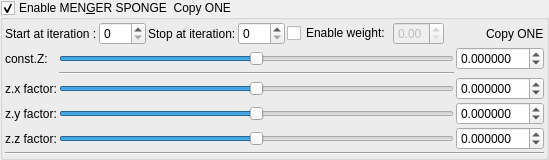
    <widget class="MyGroupBox" name="groupCheck_transform_mengerSponge1_enabled">
     <property name="title">
      <string>Enable MEN&amp;GER SPONGE  Copy ONE</string>
     </property>
     <property name="checkable">
      <bool>true</bool>
     </property>
     <layout class="QVBoxLayout" name="verticalLayout_26" stretch="0,0,0">
      <property name="spacing">
       <number>2</number>
      </property>
      <property name="leftMargin">
       <number>2</number>
      </property>
      <property name="topMargin">
       <number>2</number>
      </property>
      <property name="rightMargin">
       <number>2</number>
      </property>
      <property name="bottomMargin">
       <number>2</number>
      </property>
      <item>
       <layout class="QGridLayout" name="gridLayout_25">
        <item row="0" column="0">
         <widget class="QLabel" name="label_80">
          <property name="text">
           <string>Start at iteration :</string>
          </property>
         </widget>
        </item>
        <item row="0" column="3">
         <widget class="MySpinBox" name="spinboxInt_transform_mengerSponge1_stop_iterations">
          <property name="sizePolicy">
           <sizepolicy hsizetype="Minimum" vsizetype="Maximum">
            <horstretch>0</horstretch>
            <verstretch>0</verstretch>
           </sizepolicy>
          </property>
          <property name="maximum">
           <number>250</number>
          </property>
         </widget>
        </item>
        <item row="0" column="1">
         <widget class="MySpinBox" name="spinboxInt_transform_mengerSponge1_start_iterations">
          <property name="sizePolicy">
           <sizepolicy hsizetype="Minimum" vsizetype="Maximum">
            <horstretch>0</horstretch>
            <verstretch>0</verstretch>
           </sizepolicy>
          </property>
          <property name="minimum">
           <number>0</number>
          </property>
          <property name="maximum">
           <number>250</number>
          </property>
          <property name="value">
           <number>0</number>
          </property>
         </widget>
        </item>
        <item row="0" column="2">
         <widget class="QLabel" name="label_81">
          <property name="text">
           <string>Stop at iteration:</string>
          </property>
         </widget>
        </item>
        <item row="0" column="9">
         <widget class="QLabel" name="label_120">
          <property name="text">
           <string>Copy ONE</string>
          </property>
         </widget>
        </item>
        <item row="0" column="7">
         <widget class="MyDoubleSpinBox" name="spinbox_transform_mengerSponge1_weight">
          <property name="enabled">
           <bool>false</bool>
          </property>
          <property name="sizePolicy">
           <sizepolicy hsizetype="Minimum" vsizetype="Maximum">
            <horstretch>0</horstretch>
            <verstretch>0</verstretch>
           </sizepolicy>
          </property>
          <property name="decimals">
           <number>2</number>
          </property>
          <property name="minimum">
           <double>0.000000000000000</double>
          </property>
          <property name="maximum">
           <double>1.000000000000000</double>
          </property>
          <property name="singleStep">
           <double>0.100000000000000</double>
          </property>
         </widget>
        </item>
        <item row="0" column="8">
         <spacer name="horizontalSpacer_13">
          <property name="orientation">
           <enum>Qt::Horizontal</enum>
          </property>
          <property name="sizeHint" stdset="0">
           <size>
            <width>40</width>
            <height>20</height>
           </size>
          </property>
         </spacer>
        </item>
        <item row="0" column="6">
         <widget class="QCheckBox" name="checkBox_transform_mengerSponge1_weight_enabled">
          <property name="text">
           <string>Enable weight:</string>
          </property>
         </widget>
        </item>
       </layout>
      </item>
      <item>
       <layout class="QGridLayout" name="gridLayout_33">
        <property name="spacing">
         <number>2</number>
        </property>
        <item row="4" column="1">
         <widget class="QLabel" name="label_59">
          <property name="text">
           <string>z.z factor:</string>
          </property>
         </widget>
        </item>
        <item row="4" column="2">
         <widget class="QSlider" name="slider3_transform_mengerSponge1_factorConstantVect_z">
          <property name="sizePolicy">
           <sizepolicy hsizetype="Expanding" vsizetype="Maximum">
            <horstretch>0</horstretch>
            <verstretch>0</verstretch>
           </sizepolicy>
          </property>
          <property name="minimum">
           <number>-5000000</number>
          </property>
          <property name="maximum">
           <number>5000000</number>
          </property>
          <property name="singleStep">
           <number>1</number>
          </property>
          <property name="orientation">
           <enum>Qt::Horizontal</enum>
          </property>
         </widget>
        </item>
        <item row="2" column="3">
         <widget class="MyDoubleSpinBox" name="spinbox3_transform_mengerSponge1_factorConstantVect_x">
          <property name="sizePolicy">
           <sizepolicy hsizetype="Minimum" vsizetype="Maximum">
            <horstretch>0</horstretch>
            <verstretch>0</verstretch>
           </sizepolicy>
          </property>
          <property name="prefix">
           <string/>
          </property>
          <property name="suffix">
           <string/>
          </property>
          <property name="decimals">
           <number>6</number>
          </property>
          <property name="minimum">
           <double>-99.989999999999995</double>
          </property>
          <property name="maximum">
           <double>99.989999999999995</double>
          </property>
          <property name="singleStep">
           <double>0.100000000000000</double>
          </property>
         </widget>
        </item>
        <item row="3" column="3">
         <widget class="MyDoubleSpinBox" name="spinbox3_transform_mengerSponge1_factorConstantVect_y">
          <property name="sizePolicy">
           <sizepolicy hsizetype="Minimum" vsizetype="Maximum">
            <horstretch>0</horstretch>
            <verstretch>0</verstretch>
           </sizepolicy>
          </property>
          <property name="prefix">
           <string/>
          </property>
          <property name="suffix">
           <string/>
          </property>
          <property name="decimals">
           <number>6</number>
          </property>
          <property name="minimum">
           <double>-99.989999999999995</double>
          </property>
          <property name="maximum">
           <double>99.989999999999995</double>
          </property>
          <property name="singleStep">
           <double>0.100000000000000</double>
          </property>
         </widget>
        </item>
        <item row="3" column="2">
         <widget class="QSlider" name="slider3_transform_mengerSponge1_factorConstantVect_y">
          <property name="sizePolicy">
           <sizepolicy hsizetype="Expanding" vsizetype="Maximum">
            <horstretch>0</horstretch>
            <verstretch>0</verstretch>
           </sizepolicy>
          </property>
          <property name="minimum">
           <number>-5000000</number>
          </property>
          <property name="maximum">
           <number>5000000</number>
          </property>
          <property name="singleStep">
           <number>1</number>
          </property>
          <property name="orientation">
           <enum>Qt::Horizontal</enum>
          </property>
         </widget>
        </item>
        <item row="2" column="1">
         <widget class="QLabel" name="label_60">
          <property name="text">
           <string>z.x factor:</string>
          </property>
         </widget>
        </item>
        <item row="3" column="1">
         <widget class="QLabel" name="label_61">
          <property name="text">
           <string>z.y factor:</string>
          </property>
         </widget>
        </item>
        <item row="4" column="3">
         <widget class="MyDoubleSpinBox" name="spinbox3_transform_mengerSponge1_factorConstantVect_z">
          <property name="sizePolicy">
           <sizepolicy hsizetype="Minimum" vsizetype="Maximum">
            <horstretch>0</horstretch>
            <verstretch>0</verstretch>
           </sizepolicy>
          </property>
          <property name="prefix">
           <string/>
          </property>
          <property name="suffix">
           <string/>
          </property>
          <property name="decimals">
           <number>6</number>
          </property>
          <property name="minimum">
           <double>-99.989999999999995</double>
          </property>
          <property name="maximum">
           <double>99.989999999999995</double>
          </property>
          <property name="singleStep">
           <double>0.100000000000000</double>
          </property>
         </widget>
        </item>
        <item row="0" column="1">
         <widget class="QLabel" name="label_64">
          <property name="text">
           <string>const.Z:</string>
          </property>
         </widget>
        </item>
        <item row="2" column="2">
         <widget class="QSlider" name="slider3_transform_mengerSponge1_factorConstantVect_x">
          <property name="sizePolicy">
           <sizepolicy hsizetype="Preferred" vsizetype="Preferred">
            <horstretch>0</horstretch>
            <verstretch>0</verstretch>
           </sizepolicy>
          </property>
          <property name="minimum">
           <number>-5000000</number>
          </property>
          <property name="maximum">
           <number>5000000</number>
          </property>
          <property name="singleStep">
           <number>1</number>
          </property>
          <property name="orientation">
           <enum>Qt::Horizontal</enum>
          </property>
         </widget>
        </item>
        <item row="0" column="2">
         <widget class="QSlider" name="slider_transform_mengerSponge1_constantZ">
          <property name="sizePolicy">
           <sizepolicy hsizetype="Preferred" vsizetype="Preferred">
            <horstretch>0</horstretch>
            <verstretch>0</verstretch>
           </sizepolicy>
          </property>
          <property name="minimum">
           <number>-5000000</number>
          </property>
          <property name="maximum">
           <number>5000000</number>
          </property>
          <property name="singleStep">
           <number>1</number>
          </property>
          <property name="orientation">
           <enum>Qt::Horizontal</enum>
          </property>
         </widget>
        </item>
        <item row="0" column="3">
         <widget class="MyDoubleSpinBox" name="spinbox_transform_mengerSponge1_constantZ">
          <property name="sizePolicy">
           <sizepolicy hsizetype="Minimum" vsizetype="Maximum">
            <horstretch>0</horstretch>
            <verstretch>0</verstretch>
           </sizepolicy>
          </property>
          <property name="prefix">
           <string/>
          </property>
          <property name="suffix">
           <string/>
          </property>
          <property name="decimals">
           <number>6</number>
          </property>
          <property name="minimum">
           <double>-99.989999999999995</double>
          </property>
          <property name="maximum">
           <double>99.989999999999995</double>
          </property>
          <property name="singleStep">
           <double>0.100000000000000</double>
          </property>
         </widget>
        </item>
        <item row="1" column="2">
         <widget class="Line" name="line_28">
          <property name="orientation">
           <enum>Qt::Horizontal</enum>
          </property>
         </widget>
        </item>
       </layout>
      </item>
      <item>
       <widget class="Line" name="line_16">
        <property name="orientation">
         <enum>Qt::Horizontal</enum>
        </property>
       </widget>
      </item>
     </layout>
    </widget>
